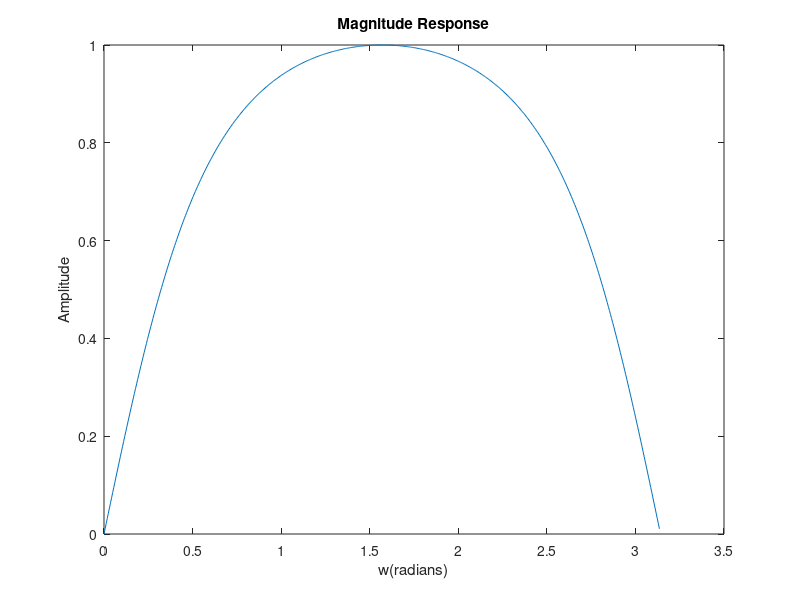

MATLAB code for this plot:
clc; 
clear all; 
close all;
b = [0.634 0 -0.634];
a = [1 0 -0.268 ];
N = 512;
[h w] = freqz(b,a,N); 
plot(w,abs(h));
title('Magnitude Response'), xlabel('w(radians)'), ylabel('Amplitude'); 